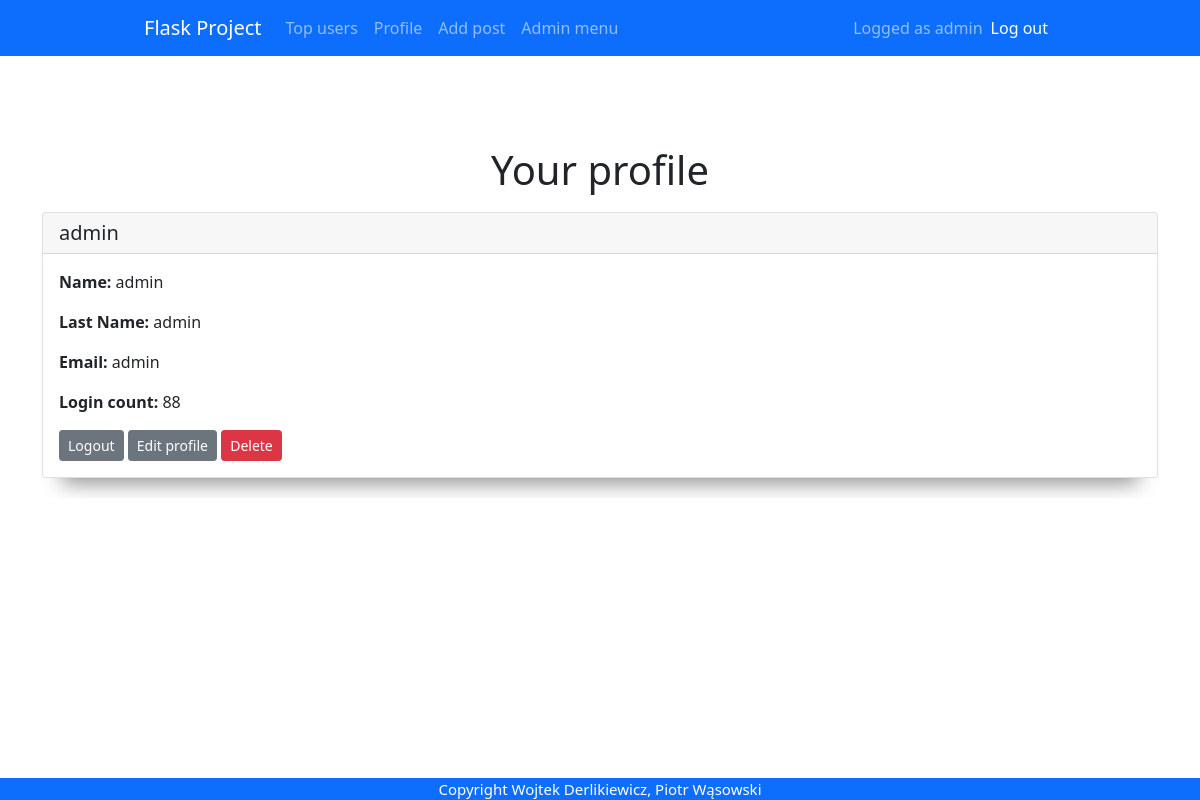
Before: /profile (signed in) with the older database file.
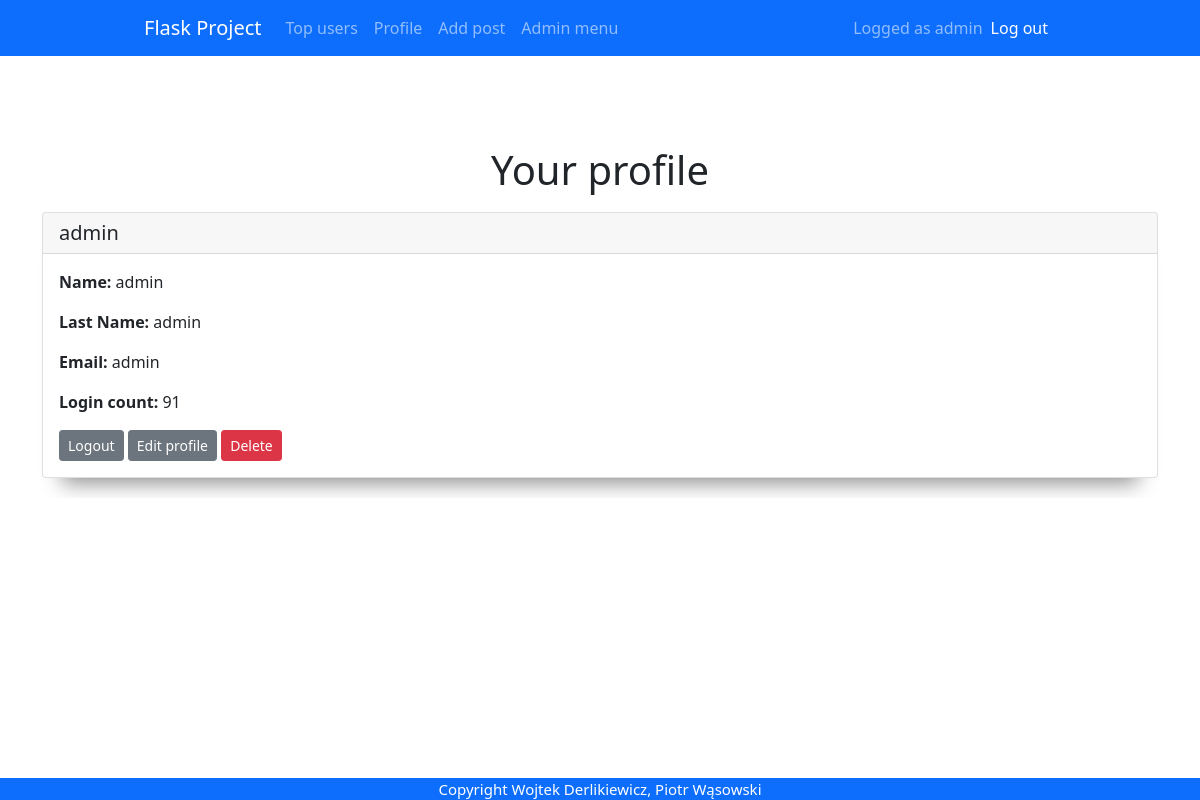
After: the same page with the newer database file.
### app.py (models this page shows)
class User(db.Model, UserMixin):
    id = db.Column(db.Integer, primary_key = True)
    email = db.Column(db.String(30), nullable=False, unique=True)
    name = db.Column(db.String(20), nullable=False)
    last_name = db.Column(db.String(20), nullable=False)
    password = db.Column(db.String(80), nullable=False)
    login_count = db.Column(db.Integer, nullable=False, default=0)
    isAdmin = db.Column(db.Boolean(), nullable=False, default=False)

### app.py (the view)
@app.route('/profile', methods=['GET', 'POST'])
@login_required
def profile():
    user = current_user
    return render_template('profile.html', user=user)

### app.py (called while the page is built)
@login_manager.user_loader
def load_user(user_id):
    return User.query.get(int(user_id))

### templates/profile.html
{% extends "base.html" %} {% block title %}profile{% endblock %} {% block
content %}
<h1>Your profile</h1>
<div class="card">
  <h5 class="card-header">{{ current_user.name }}</h5>
  <div class="card-body">
    <p class="card-text"><b>Name:</b> {{ current_user.name }}</p>
    <p class="card-text"><b>Last Name:</b> {{ current_user.last_name }}</p>
    <p class="card-text"><b>Email:</b> {{ current_user.email }}</p>
    <p class="card-text"><b>Login count:</b> {{ current_user.login_count }}</p>
    <a href="logout" class="btn btn-secondary btn-sm">Logout</a>
    <a href="/update/{{user.id}}" class="btn btn-secondary btn-sm"
      >Edit profile</a
    >
    <a href="/delete/{{user.id}}" class="btn btn btn-danger btn-sm">Delete</a>
  </div>
</div>
{% endblock %}

### templates/base.html (shortened to what this page needs)
<!DOCTYPE html>
<html lang="pl">
  <head>
    {% block styles %}
    <link
      rel="stylesheet"
      href="{{url_for('.static', filename='styles/base.css')}}"
    />
    <link
      href="https://cdn.jsdelivr.net/npm/bootstrap@5.1.3/dist/css/bootstrap.min.css"
      rel="stylesheet"
    />
    {% endblock %}
  </head>
  <body>
    <nav class="navbar navbar-expand-lg navbar-dark bg-primary">
      <div class="container-fluid">
        <a class="navbar-brand" href="{{url_for('home')}}">Flask Project</a>
        <div class="collapse navbar-collapse" id="navbarText">
          <ul class="navbar-nav me-auto mb-2 mb-lg-0">
            <li class="nav-item">
              <a class="nav-link" href="{{url_for('topUsers')}}">Top users</a>
            </li>
            {% if current_user.is_authenticated %}
            <li class="nav-item">
              <a class="nav-link" href="{{url_for('profile')}}">Profile</a>
            </li>
            <li class="nav-item">
              <a class="nav-link" href="{{url_for('add_post')}}">Add post</a>
            </li>
            {% if current_user.isAdmin == True %}
            <li class="nav-item">
              <a class="nav-link" href="{{url_for('admin')}}">Admin menu</a>
            </li>
            {% endif %} {% endif %}
          </ul>
          {% if current_user.is_authenticated %}
          <span class="navbar-text"> Logged as {{current_user.name }} </span>
          <span class="navbar-item">
            <ul class="navbar-nav me-auto mb-2 mb-lg-0">
              <li class="nav-item">
                <a
                  class="nav-link active"
                  aria-current="page"
                  href="{{url_for('logout')}}"
                  >Log out</a
                >
              </li>
            </ul>
          </span>
          {% endif %}
        </div>
      </div>
    </nav>
    <div class="container">{% block content %} {% endblock %}</div>
    <footer>Copyright Wojtek Derlikiewicz, Piotr Wąsowski</footer>
  </body>
</html>

Changed rows visible on the page:
changed User "admin": login_count "88" → "91"
